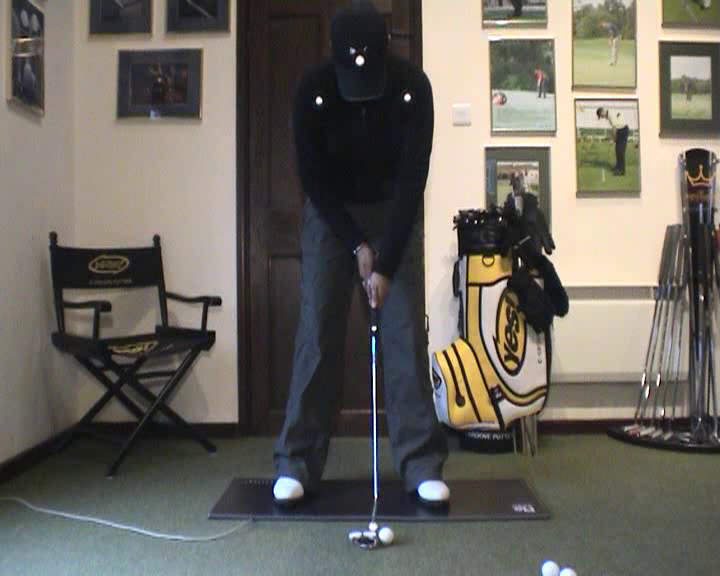
#> input picture frame 24 of sample.avi, 720 x 576 px
$ python grayVideo.py
#> lines starting #> are read from the running program, lines starting #| are printed output that depends on the picture
import cv2

cameraID = "sample.avi"

video = cv2.VideoCapture(cameraID)
rotate = 0

while True:
    ret, frame = video.read()
#> frame is the input picture: shape (576, 720, 3); mean B, G, R 96.1, 103.5, 107.7
    if ret:
        frame = cv2.cvtColor(frame, cv2.COLOR_BGR2GRAY)
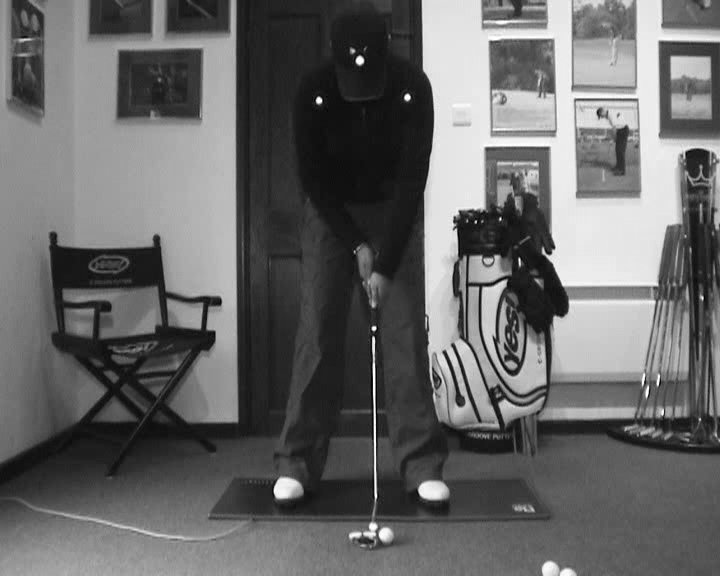
#> frame: shape (576, 720); min 0, max 255, mean 103.9
        cv2.imshow("Anh tu webcam", frame)
    if cv2.waitKey(1) == ord('c'):
#> (key Esc is pressed here)
        break

video.release()
cv2.destroyAllWindows()

$ run again, starting later in the video
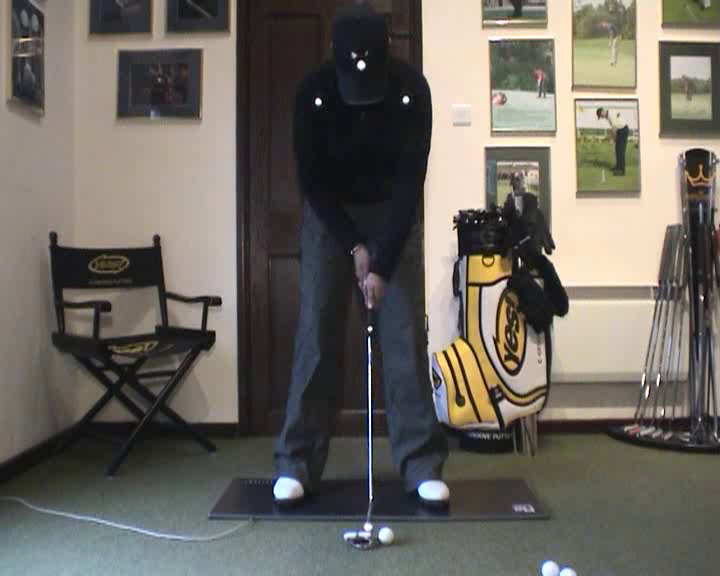
#> input picture frame 110 of sample.avi, 720 x 576 px
#> frame is the input picture: shape (576, 720, 3); mean B, G, R 96.9, 104, 108.5
#> `frame = cv2.cvtColor(frame, cv2.COLOR_BGR2GRAY)`:
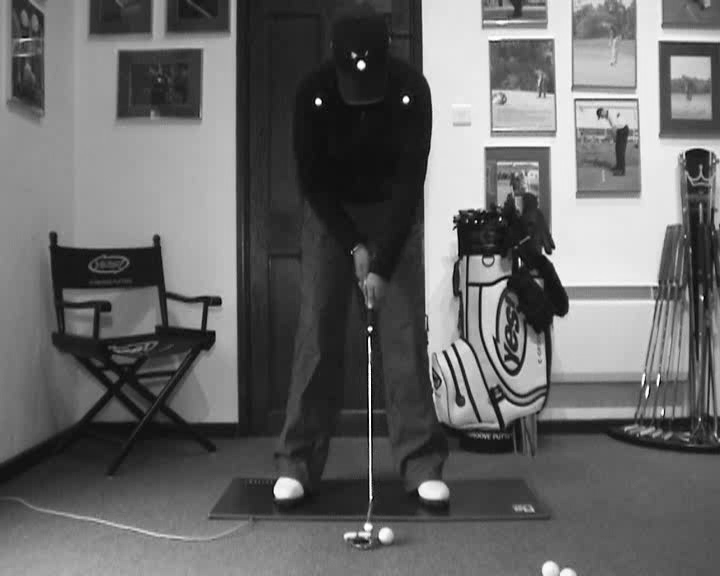
#> frame: shape (576, 720); min 1, max 255, mean 104.5

$ run again, starting later in the video
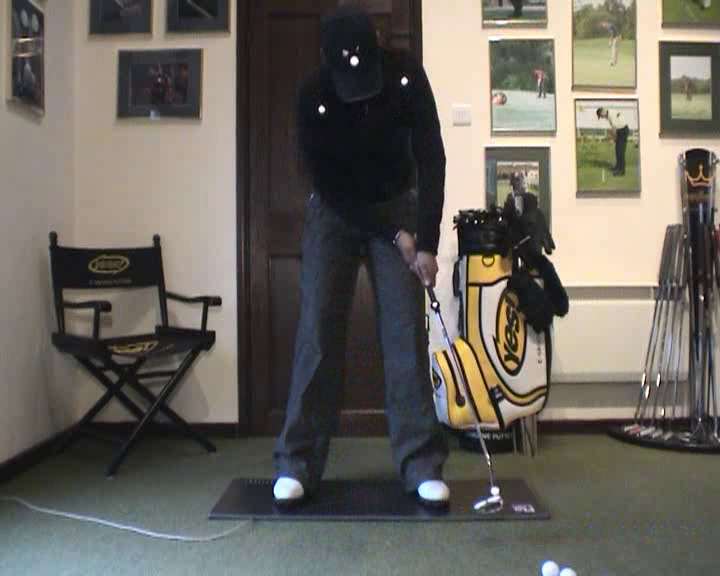
#> input picture frame 196 of sample.avi, 720 x 576 px
#> frame is the input picture: shape (576, 720, 3); mean B, G, R 95, 102.2, 106.5
#> `frame = cv2.cvtColor(frame, cv2.COLOR_BGR2GRAY)`:
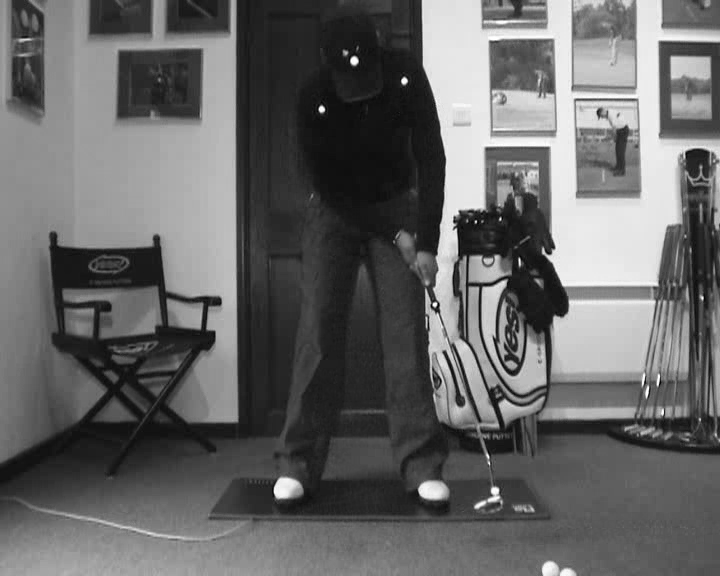
#> frame: shape (576, 720); min 2, max 255, mean 102.6
